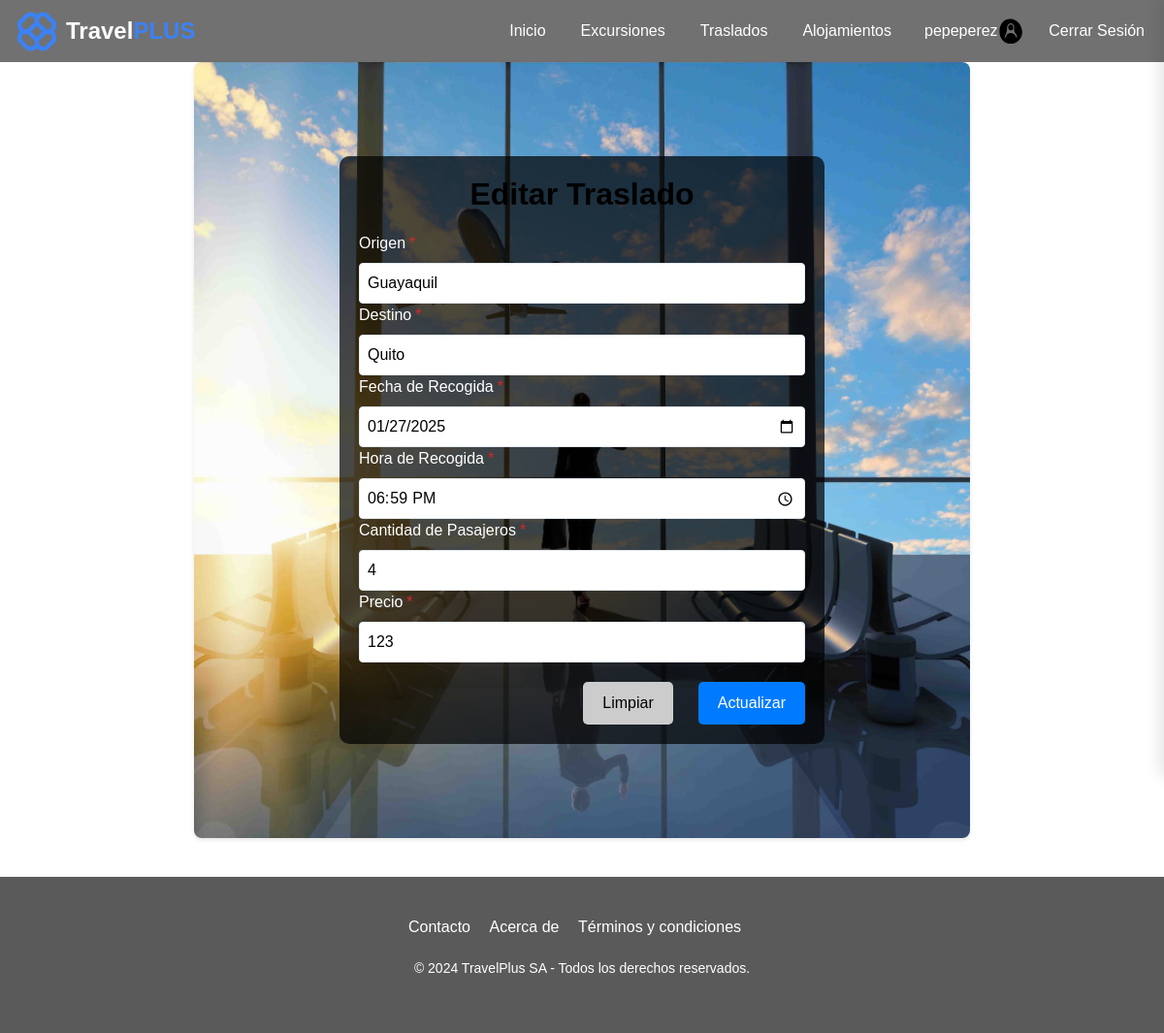
Screenshot of /index.php?app=traslado&action=view_edit&id=1 (signed in) with the database file from the repository.
### tables this page shows
CREATE TABLE traslado (
    id INT AUTO_INCREMENT PRIMARY KEY,
    origen VARCHAR(100) NOT NULL,
    destino VARCHAR(100) NOT NULL,
    fecha_recogida DATE NOT NULL,
    hora_recogida TIME NOT NULL,
    cantidad_pasajeros INT NOT NULL,
    precio DECIMAL(10, 2) NOT NULL
);

### index.php (called while the page is built, shortened)
<?php
    $function = (!empty($_REQUEST['action'])) ? htmlentities($_REQUEST['action']) : DEFAULT_METHOD;
    $app = new $controller;
    $app->$function();
?>

### config/Connection.php (called while the page is built)
<?php
class Connection
{
    public static function getConnection()
    {
        $connection = null;
        try {
            $connection = new PDO(
                'mysql:host=localhost;dbname='. DB_NAME,
                DB_USERNAME,
                DB_PASSWORD
            );
            $connection->exec("SET NAMES 'utf8mb4'");
            $connection->setAttribute(
                PDO::ATTR_ERRMODE,
                PDO::ERRMODE_EXCEPTION
            );
        } catch (Exception $e) {
            echo "Error: " . $e->getMessage();
            die("error " . $e->getMessage());
        }
        return $connection;
    }
}
?>

### model/dao/TrasladoDao.php (called while the page is built, shortened)
<?php
require_once './config/Connection.php';
require_once './model/dto/Traslado.php';
class TrasladoDao
{
    private $conn;
    public function __construct()
    {
        $this->conn = Connection::getConnection();
    }
    public function getTrasladoById($id)
    {
        $sql = "SELECT * FROM traslado WHERE id = :id";
        try {
            $stmt = $this->conn->prepare($sql);
            $stmt->bindParam(':id', $id, PDO::PARAM_INT);
            $stmt->execute();
            $result = $stmt->fetch(PDO::FETCH_ASSOC);
            return $this->mapToTrasladoObject($result);
        } catch (PDOException $err) {
            echo "Error al obtener traslado por ID: " . $err->getMessage();
            return null;
        }
    }
    private function mapToTrasladoObject($data)
    {
        if ($data) {
            return new Traslado(
                $data['id'],
                $data['origen'],
                $data['destino'],
                $data['fecha_recogida'],
                $data['hora_recogida'],
                $data['cantidad_pasajeros'],
                $data['precio']
            );
        }
        return null;
    }
}
?>

### model/dto/Traslado.php (called while the page is built, shortened)
<?php
class Traslado{
    private string $origen;
    private string $destino;
    private string $fecha_recogida;
    private string $hora_recogida;
    private int $cantidad_pasajeros;
    private float $precio;
    public function __construct(int $id, string $origen, string $destino, string $fecha_recogida, string $hora_recogida, int $cantidad_pasajeros, float $precio) {
        $this->origen = $origen;
        $this->destino = $destino;
        $this->fecha_recogida = $fecha_recogida;
        $this->hora_recogida = $hora_recogida;
        $this->cantidad_pasajeros = $cantidad_pasajeros;
        $this->precio = $precio;
    }
    public function getOrigen(): string {
        return $this->origen;
    }
    public function getDestino(): string {
        return $this->destino;
    }
    public function getFechaRecogida(): string {
        return $this->fecha_recogida;
    }
    public function getHoraRecogida(): string {
        return $this->hora_recogida;
    }
    public function getCantidadPasajeros(): int {
        return $this->cantidad_pasajeros;
    }
    public function getPrecio(): float {
        return $this->precio;
    }
}
?>

### view/Traslados/Traslados.edit.php (the view, shortened to what this page needs)
<main class="container" style="background-image: url('assets/traslados.jpg'); background-size: cover; background-position: center; height: 100vh; display: flex; justify-content: center; align-items: center;">
    <div style="background-color: rgba(0, 0, 0, 0.7); padding: 20px; border-radius: 10px; max-width: 500px; width: 100%; color: white;">
        <h1 style="font-size: 2rem; text-align: center; font-weight: bold; margin-bottom: 20px;">Editar Traslado</h1>
        <form method="post" action="index.php?app=traslado&action=edit" novalidate>
            <div class="form-group">
                <label for="origen" class="required">Origen</label>
                <input type="text" id="origen" name="origen" value="<?php echo htmlspecialchars($traslado->getOrigen()); ?>" required>
            </div>
            <div class="form-group">
                <label for="destino" class="required">Destino</label>
                <input type="text" id="destino" name="destino" value="<?php echo htmlspecialchars($traslado->getDestino()); ?>" required>
            </div>
            <div class="form-group">
                <label for="fecha_recogida" class="required">Fecha de Recogida</label>
                <input type="date" id="fecha_recogida" name="fecha_recogida" value="<?php echo htmlspecialchars($traslado->getFechaRecogida()); ?>" required>
            </div>
            <div class="form-group">
                <label for="hora_recogida" class="required">Hora de Recogida</label>
                <input type="time" id="hora_recogida" name="hora_recogida" value="<?php echo htmlspecialchars($traslado->getHoraRecogida()); ?>" required>
            </div>
            <div class="form-group">
                <label for="cantidad_pasajeros" class="required">Cantidad de Pasajeros</label>
                <input type="number" id="cantidad_pasajeros" name="cantidad_pasajeros" value="<?php echo htmlspecialchars($traslado->getCantidadPasajeros()); ?>" required>
            </div>
            <div class="form-group">
                <label for="precio" class="required">Precio</label>
                <input type="number" id="precio" name="precio" value="<?php echo htmlspecialchars($traslado->getPrecio()); ?>" required>
            </div>
            <div class="actions" style="text-align: center; margin-top: 20px;">
                <button type="reset" class="btn-secondary" style="margin-right: 10px; padding: 10px 20px; border: none; background: #ccc; color: black; border-radius: 5px; cursor: pointer;">Limpiar</button>
                <button type="submit" class="btn-primary" style="padding: 10px 20px; border: none; background: #007bff; color: white; border-radius: 5px; cursor: pointer;">Actualizar</button>
            </div>
        </form>
    </div>
</main>

### assets/css/style.css (style rules this page uses)
:root { --color-primary: #3B82F6; --color-secondary: #6366F1; --color-tertiary: #F87171; --color-success: #10B981; --color-warning: #F59E0B; --color-dark: #111827; --color-light: #F9FAFB; --color-gray: #878787; --color-gray-light: #D1D5DB; --color-gray-dark: #4B5563; --color-white: #fff; }
* { margin: 0; padding: 0; box-sizing: border-box; }
body { font-family: Arial, sans-serif; min-height: 100vh; display: flex; flex-direction: column; margin: 0; }
main { flex: 1 1 auto; width: 100%; min-height: 0; }

### assets/css/contacto.css (style rules this page uses)
h1, h2 { color: black; }

### assets/css/nosotros.css (style rules this page uses)
:root { --primary-color: #004d99; --secondary-color: #e6f2ff; --accent-color: #ff6b6b; --text-color: #333; --light-bg: #f8f9fa; }

### assets/css/excursion_new.css (style rules this page uses)
:root { --primary: #2563eb; --error: #dc2626; --gray: #64748b; }
.container { max-width: 800px; margin: auto; background: white; padding: 2rem; border-radius: 8px; box-shadow: 0 2px 4px rgba(0, 0, 0, 0.1); }
.form-group { display: flex; flex-direction: column; gap: 0.5rem; }
label { font-weight: 500; }
.required::after { content: "*"; color: var(--error); margin-left: 0.25rem; }
input, select, textarea { padding: 0.5rem; border: 1px solid #e2e8f0; border-radius: 4px; }
.actions { display: flex; gap: 1rem; justify-content: flex-end; margin-top: 1rem; }
button { padding: 0.5rem 1rem; border: none; border-radius: 4px; cursor: pointer; }
.btn-primary { background: var(--primary); color: white; }
.btn-secondary { background: #e2e8f0; color: var(--gray); }

### rows the page displays
traslado: origen "Guayaquil", destino "Quito", fecha_recogida "01/27/2025", hora_recogida "18:59:00", cantidad_pasajeros "4", precio "123"

### other values shown
$_SESSION['username'] "pepeperez"
